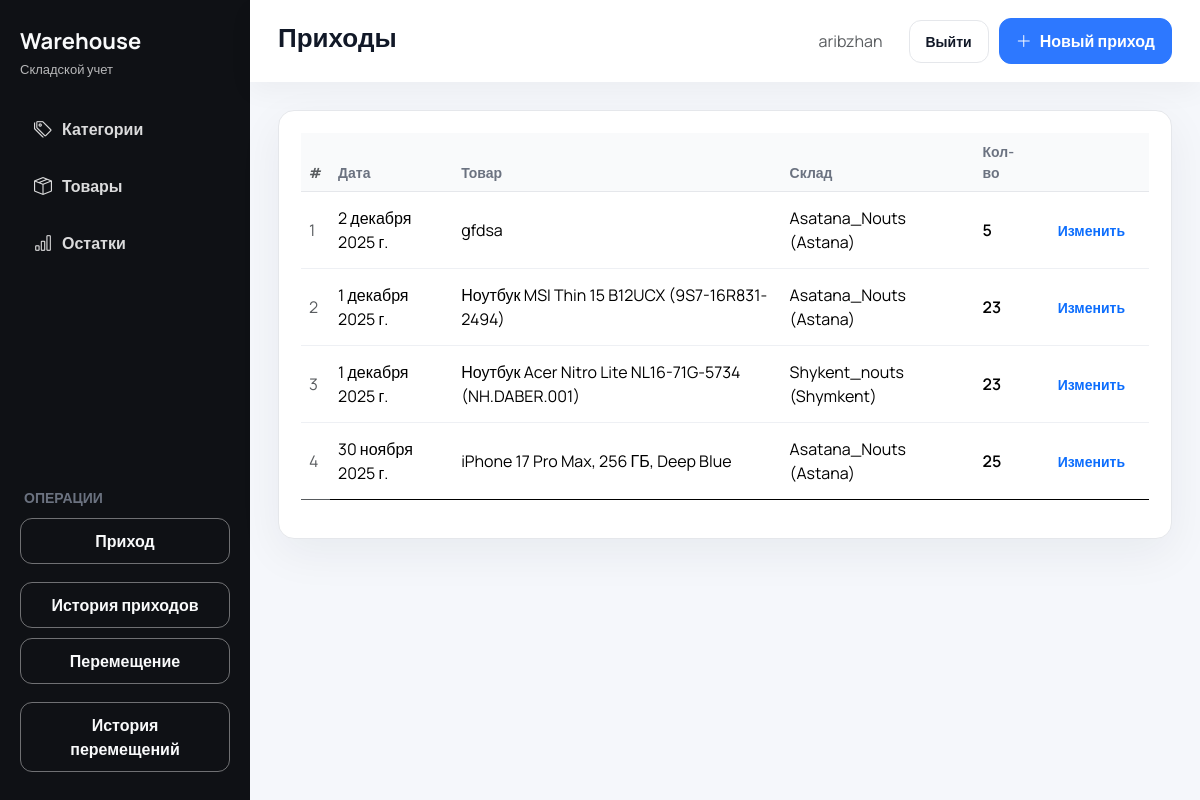
Before: /incoming/ (signed in) with the older database file.
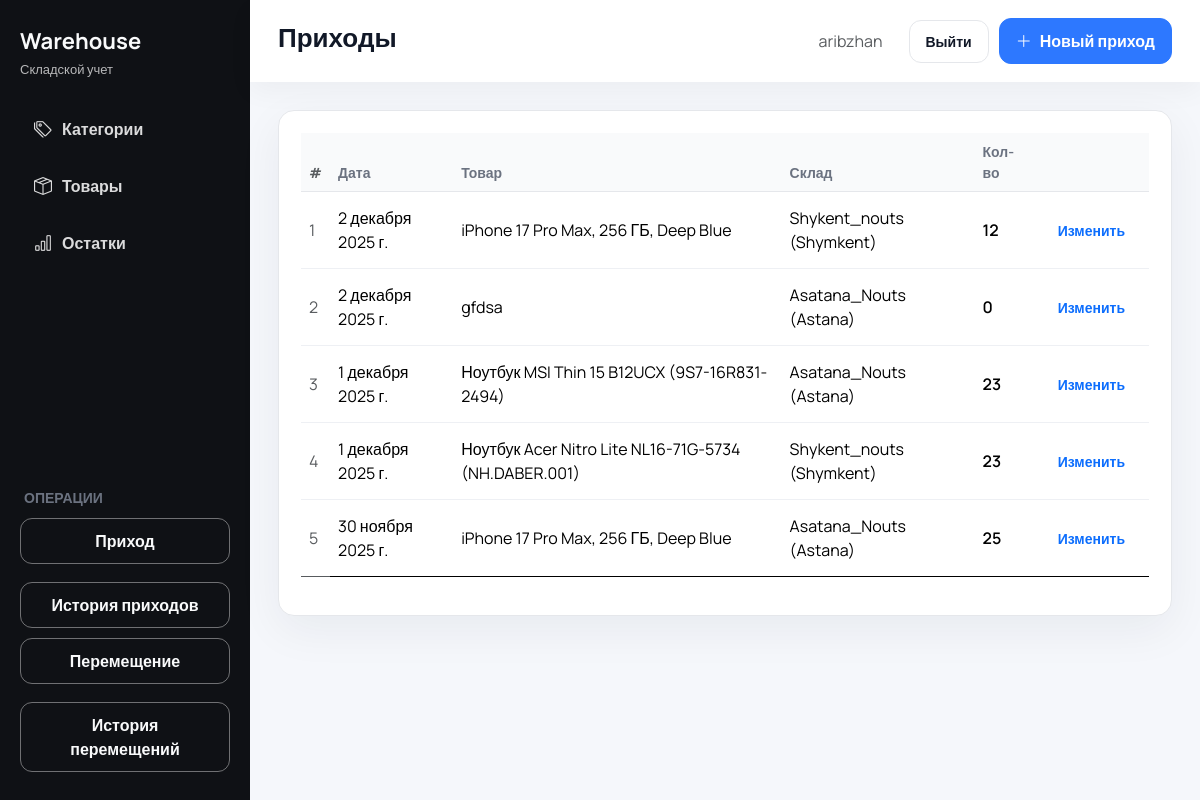
After: the same page with the newer database file.
### inventory/models.py (models this page shows, shortened)
class Incoming(models.Model):
    product = models.ForeignKey(
        Product, on_delete=models.PROTECT, related_name="incoming"
    )
    warehouse = models.ForeignKey(
        Warehouse, on_delete=models.CASCADE, related_name="incoming"
    )
    quantity = models.PositiveIntegerField()
    date = models.DateField(default=timezone.now, db_index=True)
    class Meta:
        ordering = ("-date",)
        verbose_name = "Поступление"
        verbose_name_plural = "Поступления"

class Product(models.Model):
    name = models.CharField(max_length=255)
    category = models.ForeignKey(
        Category, on_delete=models.PROTECT, related_name="products"
    )
    purchase_price = models.DecimalField(max_digits=12, decimal_places=2)
    selling_price = models.DecimalField(max_digits=12, decimal_places=2)
    photo = models.ImageField(upload_to="products/", blank=True, null=True)
    class Meta:
        ordering = ("name",)
        unique_together = ("name", "category")
        verbose_name = "Товар"
        verbose_name_plural = "Товары"
    def __str__(self) -> str:
        return self.name

class Warehouse(models.Model):
    code = models.CharField(
        max_length=20,
        unique=True,
        default=generate_warehouse_code,
        editable=False,
    )
    name = models.CharField(max_length=150, unique=True)
    location = models.CharField(max_length=255)
    created_at = models.DateTimeField(auto_now_add=True)
    class Meta:
        ordering = ("name",)
        verbose_name = "Склад"
        verbose_name_plural = "Склады"
    def __str__(self) -> str:
        return f"{self.name} ({self.location})"

### inventory/views.py (the view)
# urls.py: path("incoming/", views.incoming_list, name="incoming_list"),
def incoming_list(request):
    if not request.user.is_authenticated:
        return redirect("inventory:login")
    _require_access(request.user, "incoming")
    records = Incoming.objects.select_related("product", "warehouse").order_by("-date", "-id")
    return render(request, "inventory/incoming_list.html", {"records": records})

### inventory/context_processors.py (called while the page is built)
def accessible_sections(request) -> dict[str, set[str]]:
    slugs: Set[str] = set()
    user = getattr(request, "user", None)
    if user and user.is_authenticated:
        if user.is_superuser:
            slugs = {
                "categories",
                "products",
                "warehouses",
                "employees",
                "stocks",
                "operations",
                "reports",
                "incoming",
                "movements",
                "sales",
                "orders",
                "logs",
            }
        else:
            employee = getattr(user, "employee_profile", None)
            if employee:
                slugs = set(employee.access_sections.values_list("slug", flat=True))
    return {"accessible_sections": slugs}

### inventory/views.py (called while the page is built)
def _require_access(user, slug: str):
    if getattr(user, "is_superuser", False):
        return
    employee = getattr(user, "employee_profile", None)
    if not employee:
        raise PermissionDenied("Недостаточно прав.")
    if not employee.access_sections.filter(slug=slug).exists():
        raise PermissionDenied("Недостаточно прав.")

### inventory/templates/inventory/incoming_list.html (shortened to what this page needs)
{% extends "inventory/base.html" %}
{% block page_title %}Приходы{% endblock %}
{% block header_actions %}
    <a href="{% url 'inventory:incoming_add' %}" class="btn btn-primary btn-icon"><i class="bi bi-plus-lg"></i> Новый приход</a>
{% endblock %}
{% block content %}
<div class="card">
    <div class="card-body">
        <div class="table-responsive">
            <table class="table table-modern align-middle">
                <thead>
                <tr>
                    <th class="text-muted">#</th>
                    <th>Дата</th>
                    <th>Товар</th>
                    <th>Склад</th>
                    <th>Кол-во</th>
                    <th></th>
                </tr>
                </thead>
                <tbody>
                {% for item in records %}
                    <tr>
                        <td class="text-muted">{{ forloop.counter }}</td>
                        <td>{{ item.date }}</td>
                        <td>{{ item.product }}</td>
                        <td>{{ item.warehouse }}</td>
                        <td class="fw-semibold">{{ item.quantity }}</td>
                        <td class="text-end">
                            <a class="btn btn-sm btn-outline-primary" href="{% url 'inventory:incoming_edit' item.pk %}">Изменить</a>
                        </td>
                    </tr>
                {% empty %}
                    <tr>
                        <td colspan="6" class="text-center text-muted py-4">Приходов нет</td>
                    </tr>
                {% endfor %}
                </tbody>
            </table>
        </div>
    </div>
 </div>
{% endblock %}

Changed rows visible on the page:
added Incoming: date "2 декабря 2025 г.", product "iPhone 17 Pro Max, 256 ГБ, Deep Blue", warehouse "Shykent_nouts (Shymkent)", quantity "12"
changed Incoming "gfdsa": quantity "5" → "0"
